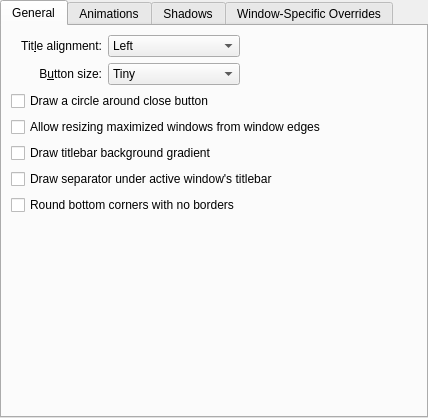
<?xml version="1.0" encoding="UTF-8"?>
<ui version="4.0">
 <class>BlossomUIConfigurationUI</class>
 <widget class="QWidget" name="BlossomUIConfigurationUI">
  <property name="geometry">
   <rect>
    <x>0</x>
    <y>0</y>
    <width>428</width>
    <height>418</height>
   </rect>
  </property>
  <layout class="QVBoxLayout" name="verticalLayout">
   <property name="margin" stdset="0">
    <number>0</number>
   </property>
   <item>
    <widget class="QTabWidget" name="tabWidget">
     <property name="currentIndex">
      <number>0</number>
     </property>
     <widget class="QWidget" name="tab">
      <attribute name="title">
       <string>General</string>
      </attribute>
      <layout class="QGridLayout" name="gridLayout_4">
       <item row="2" column="0" colspan="3">
        <widget class="QCheckBox" name="outlineCloseButton">
         <property name="text">
          <string>Draw a circle around close button</string>
         </property>
        </widget>
       </item>
       <item row="1" column="1">
        <widget class="QComboBox" name="buttonSize">
         <item>
          <property name="text">
           <string>Tiny</string>
          </property>
         </item>
         <item>
          <property name="text">
           <string comment="@item:inlistbox Button size:">Small</string>
          </property>
         </item>
         <item>
          <property name="text">
           <string comment="@item:inlistbox Button size:">Medium</string>
          </property>
         </item>
         <item>
          <property name="text">
           <string comment="@item:inlistbox Button size:">Large</string>
          </property>
         </item>
         <item>
          <property name="text">
           <string comment="@item:inlistbox Button size:">Very Large</string>
          </property>
         </item>
        </widget>
       </item>
       <item row="8" column="0" colspan="3">
        <spacer name="verticalSpacer">
         <property name="orientation">
          <enum>Qt::Orientation::Vertical</enum>
         </property>
         <property name="sizeHint" stdset="0">
          <size>
           <width>20</width>
           <height>40</height>
          </size>
         </property>
        </spacer>
       </item>
       <item row="0" column="2">
        <spacer name="horizontalSpacer">
         <property name="orientation">
          <enum>Qt::Orientation::Horizontal</enum>
         </property>
         <property name="sizeHint" stdset="0">
          <size>
           <width>40</width>
           <height>20</height>
          </size>
         </property>
        </spacer>
       </item>
       <item row="0" column="0">
        <widget class="QLabel" name="label_3">
         <property name="text">
          <string>Tit&amp;le alignment:</string>
         </property>
         <property name="alignment">
          <set>Qt::AlignmentFlag::AlignRight|Qt::AlignmentFlag::AlignTrailing|Qt::AlignmentFlag::AlignVCenter</set>
         </property>
         <property name="buddy">
          <cstring>titleAlignment</cstring>
         </property>
        </widget>
       </item>
       <item row="6" column="0" colspan="3">
        <widget class="QCheckBox" name="drawTitleBarSeparator">
         <property name="text">
          <string>Draw separator under active window's titlebar</string>
         </property>
        </widget>
       </item>
       <item row="1" column="0">
        <widget class="QLabel" name="label_4">
         <property name="text">
          <string>B&amp;utton size:</string>
         </property>
         <property name="alignment">
          <set>Qt::AlignmentFlag::AlignRight|Qt::AlignmentFlag::AlignTrailing|Qt::AlignmentFlag::AlignVCenter</set>
         </property>
         <property name="buddy">
          <cstring>buttonSize</cstring>
         </property>
        </widget>
       </item>
       <item row="4" column="0" colspan="3">
        <widget class="QCheckBox" name="drawBackgroundGradient">
         <property name="text">
          <string>Draw titlebar background gradient</string>
         </property>
        </widget>
       </item>
       <item row="3" column="0" colspan="3">
        <widget class="QCheckBox" name="drawBorderOnMaximizedWindows">
         <property name="text">
          <string>Allow resizing maximized windows from window edges</string>
         </property>
        </widget>
       </item>
       <item row="0" column="1">
        <widget class="QComboBox" name="titleAlignment">
         <item>
          <property name="text">
           <string>Left</string>
          </property>
         </item>
         <item>
          <property name="text">
           <string>Center</string>
          </property>
         </item>
         <item>
          <property name="text">
           <string>Center (Full Width)</string>
          </property>
         </item>
         <item>
          <property name="text">
           <string>Right</string>
          </property>
         </item>
        </widget>
       </item>
       <item row="7" column="0" colspan="2">
        <widget class="QCheckBox" name="roundedCorners">
         <property name="text">
          <string>Round bottom corners with no borders</string>
         </property>
        </widget>
       </item>
      </layout>
     </widget>
     <widget class="QWidget" name="tab_2">
      <attribute name="title">
       <string>Animations</string>
      </attribute>
      <layout class="QGridLayout" name="gridLayout_5">
       <item row="1" column="0">
        <widget class="QLabel" name="animationsDurationLabel">
         <property name="enabled">
          <bool>false</bool>
         </property>
         <property name="text">
          <string>Anima&amp;tions duration:</string>
         </property>
         <property name="alignment">
          <set>Qt::AlignmentFlag::AlignRight|Qt::AlignmentFlag::AlignTrailing|Qt::AlignmentFlag::AlignVCenter</set>
         </property>
         <property name="buddy">
          <cstring>animationsDuration</cstring>
         </property>
        </widget>
       </item>
       <item row="1" column="1">
        <widget class="QSpinBox" name="animationsDuration">
         <property name="enabled">
          <bool>false</bool>
         </property>
         <property name="suffix">
          <string> ms</string>
         </property>
         <property name="maximum">
          <number>500</number>
         </property>
        </widget>
       </item>
       <item row="1" column="2">
        <spacer name="horizontalSpacer_4">
         <property name="orientation">
          <enum>Qt::Orientation::Horizontal</enum>
         </property>
         <property name="sizeHint" stdset="0">
          <size>
           <width>40</width>
           <height>20</height>
          </size>
         </property>
        </spacer>
       </item>
       <item row="0" column="0" colspan="3">
        <widget class="QCheckBox" name="animationsEnabled">
         <property name="text">
          <string>Enable animations</string>
         </property>
        </widget>
       </item>
       <item row="2" column="0" colspan="3">
        <spacer name="verticalSpacer_2">
         <property name="orientation">
          <enum>Qt::Orientation::Vertical</enum>
         </property>
         <property name="sizeHint" stdset="0">
          <size>
           <width>20</width>
           <height>40</height>
          </size>
         </property>
        </spacer>
       </item>
      </layout>
     </widget>
     <widget class="QWidget" name="tab_4">
      <attribute name="title">
       <string>Shadows</string>
      </attribute>
      <layout class="QGridLayout" name="gridLayout">
       <item row="0" column="1">
        <widget class="QLabel" name="label">
         <property name="text">
          <string>Si&amp;ze:</string>
         </property>
         <property name="buddy">
          <cstring>shadowSize</cstring>
         </property>
        </widget>
       </item>
       <item row="2" column="2">
        <widget class="KColorButton" name="shadowColor"/>
       </item>
       <item row="1" column="3">
        <spacer name="horizontalSpacer_5">
         <property name="orientation">
          <enum>Qt::Orientation::Horizontal</enum>
         </property>
         <property name="sizeHint" stdset="0">
          <size>
           <width>40</width>
           <height>20</height>
          </size>
         </property>
        </spacer>
       </item>
       <item row="0" column="2">
        <widget class="QComboBox" name="shadowSize">
         <item>
          <property name="text">
           <string comment="@item:inlistbox Button size:">None</string>
          </property>
         </item>
         <item>
          <property name="text">
           <string comment="@item:inlistbox Button size:">Small</string>
          </property>
         </item>
         <item>
          <property name="text">
           <string comment="@item:inlistbox Button size:">Medium</string>
          </property>
         </item>
         <item>
          <property name="text">
           <string comment="@item:inlistbox Button size:">Large</string>
          </property>
         </item>
         <item>
          <property name="text">
           <string comment="@item:inlistbox Button size:">Very Large</string>
          </property>
         </item>
        </widget>
       </item>
       <item row="2" column="1">
        <widget class="QLabel" name="label_5">
         <property name="text">
          <string>Color:</string>
         </property>
        </widget>
       </item>
       <item row="1" column="1">
        <widget class="QLabel" name="label_2">
         <property name="text">
          <string comment="strength of the shadow (from transparent to opaque)">S&amp;trength:</string>
         </property>
         <property name="buddy">
          <cstring>shadowStrength</cstring>
         </property>
        </widget>
       </item>
       <item row="1" column="2">
        <widget class="QSpinBox" name="shadowStrength">
         <property name="suffix">
          <string>%</string>
         </property>
         <property name="minimum">
          <number>10</number>
         </property>
         <property name="maximum">
          <number>100</number>
         </property>
        </widget>
       </item>
       <item row="4" column="0" colspan="4">
        <spacer name="verticalSpacer_3">
         <property name="orientation">
          <enum>Qt::Orientation::Vertical</enum>
         </property>
         <property name="sizeHint" stdset="0">
          <size>
           <width>20</width>
           <height>40</height>
          </size>
         </property>
        </spacer>
       </item>
      </layout>
     </widget>
     <widget class="QWidget" name="tab_3">
      <attribute name="title">
       <string>Window-Specific Overrides</string>
      </attribute>
      <layout class="QVBoxLayout" name="verticalLayout_3">
       <item>
        <widget class="BlossomUI::ExceptionListWidget" name="exceptions" native="true">
         <property name="sizePolicy">
          <sizepolicy hsizetype="Preferred" vsizetype="Expanding">
           <horstretch>0</horstretch>
           <verstretch>0</verstretch>
          </sizepolicy>
         </property>
        </widget>
       </item>
      </layout>
     </widget>
    </widget>
   </item>
  </layout>
 </widget>
 <customwidgets>
  <customwidget>
   <class>KColorButton</class>
   <extends>QPushButton</extends>
   <header>kcolorbutton.h</header>
  </customwidget>
  <customwidget>
   <class>BlossomUI::ExceptionListWidget</class>
   <extends>QWidget</extends>
   <header>config/blossomuiexceptionlistwidget.h</header>
   <container>1</container>
  </customwidget>
 </customwidgets>
 <tabstops>
  <tabstop>tabWidget</tabstop>
  <tabstop>titleAlignment</tabstop>
  <tabstop>buttonSize</tabstop>
  <tabstop>outlineCloseButton</tabstop>
  <tabstop>drawBorderOnMaximizedWindows</tabstop>
  <tabstop>drawBackgroundGradient</tabstop>
  <tabstop>drawTitleBarSeparator</tabstop>
  <tabstop>animationsEnabled</tabstop>
  <tabstop>animationsDuration</tabstop>
 </tabstops>
 <resources/>
 <connections>
  <connection>
   <sender>animationsEnabled</sender>
   <signal>toggled(bool)</signal>
   <receiver>animationsDurationLabel</receiver>
   <slot>setEnabled(bool)</slot>
   <hints>
    <hint type="sourcelabel">
     <x>34</x>
     <y>194</y>
    </hint>
    <hint type="destinationlabel">
     <x>84</x>
     <y>221</y>
    </hint>
   </hints>
  </connection>
  <connection>
   <sender>animationsEnabled</sender>
   <signal>toggled(bool)</signal>
   <receiver>animationsDuration</receiver>
   <slot>setEnabled(bool)</slot>
   <hints>
    <hint type="sourcelabel">
     <x>108</x>
     <y>194</y>
    </hint>
    <hint type="destinationlabel">
     <x>141</x>
     <y>229</y>
    </hint>
   </hints>
  </connection>
 </connections>
</ui>
